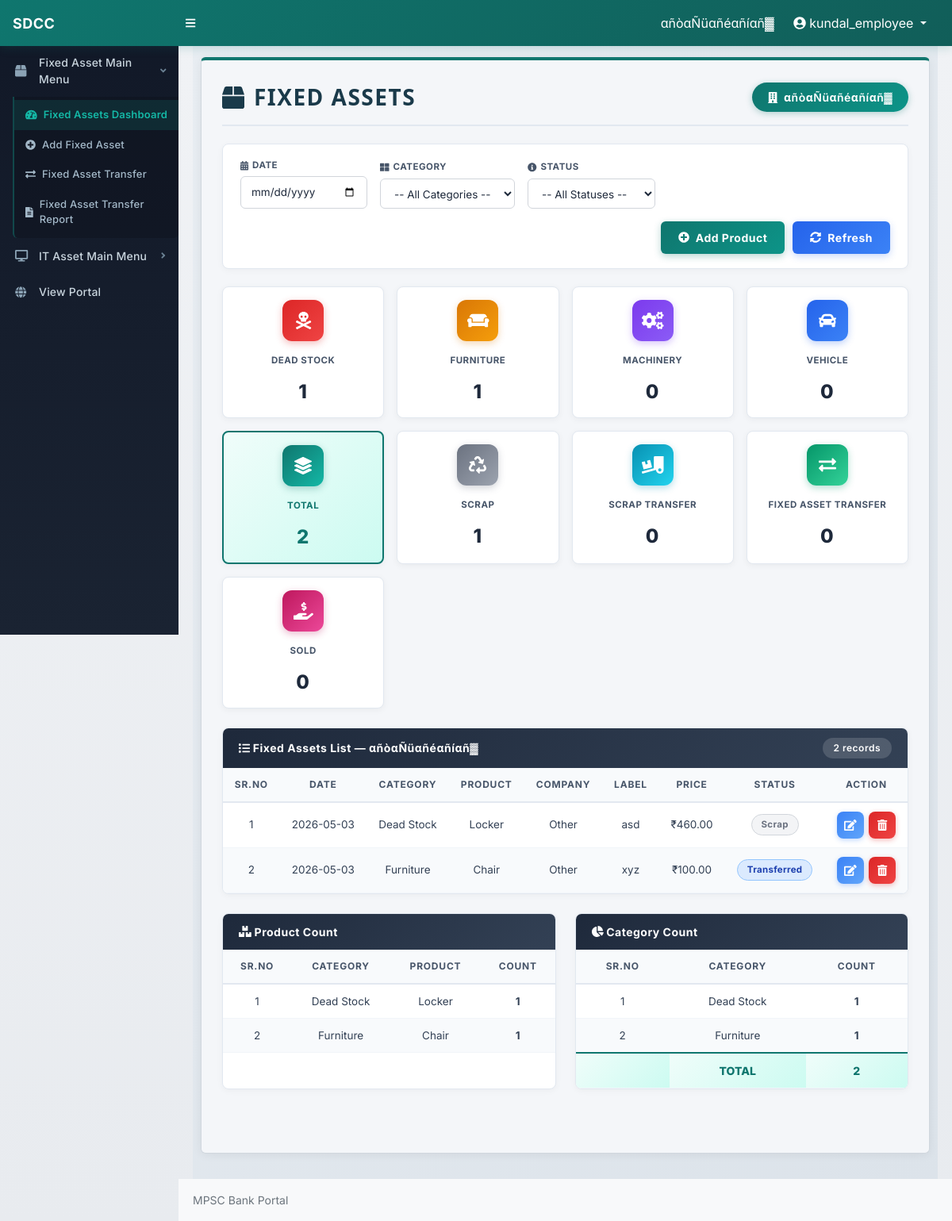
Screenshot of /fixed-assets.php (signed in) with the database file from the repository.
### tables this page shows
CREATE TABLE `fixed_assets` (
  `id` int(11) NOT NULL AUTO_INCREMENT,
  `date` date DEFAULT NULL,
  `branch` varchar(255) DEFAULT NULL,
  `category` varchar(100) DEFAULT NULL,
  `product` varchar(255) DEFAULT NULL,
  `company` varchar(255) DEFAULT NULL,
  `rate` decimal(10,2) DEFAULT NULL,
  `quantity` int(11) DEFAULT NULL,
  `amount` decimal(10,2) DEFAULT NULL,
  `serial_no` varchar(255) DEFAULT NULL,
  `label` varchar(255) DEFAULT NULL,
  `status` varchar(100) DEFAULT 'Available',
  `created_at` datetime DEFAULT current_timestamp(),
  PRIMARY KEY (`id`)
);

### fixed-assets.php (the view, shortened to what the rows shown need)
<?php
include_once('./includes/config.php');
$branch = $_SESSION['branch_name'];
$whereClauses = ["branch = ?"];
$params = [$branch];
$types  = "s";
$whereSQL = implode(" AND ", $whereClauses);
$stmtList = mysqli_prepare($con, "SELECT id, date, category, product, company, label, amount, status FROM fixed_assets WHERE $whereSQL ORDER BY id DESC");
mysqli_stmt_bind_param($stmtList, $types, ...$params);
mysqli_stmt_execute($stmtList);
$assetList = mysqli_stmt_get_result($stmtList);
?>
<!DOCTYPE html>
<html lang="en">
<head>
    <link href="./css/styles.css" rel="stylesheet" />
    <link href="./css/custom.css" rel="stylesheet" />
    <link href="./css/fixed-assets.css?v=1" rel="stylesheet" />
</head>
<body class="sb-nav-fixed">
    <div id="layoutSidenav">
        <div id="layoutSidenav_content">
            <main>
                <div class="container-fluid px-3">
                    <div class="fa-page">
                        <div class="fa-panel">
                            <div class="fa-header">
                                <h1 class="fa-title"><i class="fas fa-box"></i> FIXED ASSETS</h1>
                            </div>
                            <div class="fa-table-wrap" id="printableArea">
                                <div class="fa-table-scroll">
                                    <table class="fa-table" id="faMainTable">
                                        <thead>
                                            <tr>
                                                <th>Sr.No</th>
                                                <th>Date</th>
                                                <th>Category</th>
                                                <th>Product</th>
                                                <th>Company</th>
                                                <th>Label</th>
                                                <th>Price</th>
                                                <th>Status</th>
                                                <th class="no-print">Action</th>
                                            </tr>
                                        </thead>
                                        <tbody>
                                            <?php
                                            $sr = 1;
                                            if ($assetList && mysqli_num_rows($assetList) > 0) {
                                                while ($asset = mysqli_fetch_assoc($assetList)) {
                                                    $statusClass = '';
                                                    switch ($asset['status']) {
                                                        case 'Transferred':
                                                            $statusClass = 'fa-status-transferred';
                                                            break;
                                                        case 'Scrap':
                                                            $statusClass = 'fa-status-scrap';
                                                            break;
                                                    }
                                            ?>
                                                    <tr>
                                                        <td><?php echo $sr++; ?></td>
                                                        <td><?php echo htmlspecialchars($asset['date']); ?></td>
                                                        <td><?php echo htmlspecialchars($asset['category']); ?></td>
                                                        <td><?php echo htmlspecialchars($asset['product']); ?></td>
                                                        <td><?php echo htmlspecialchars($asset['company'] ?? '—'); ?></td>
                                                        <td><?php echo htmlspecialchars($asset['label'] ?? '—'); ?></td>
                                                        <td>₹<?php echo number_format((float)$asset['amount'], 2); ?></td>
                                                        <td>
                                                            <span class="fa-status-badge <?php echo $statusClass; ?>">
                                                                <?php echo htmlspecialchars($asset['status']); ?>
                                                            </span>
                                                        </td>
                                                        <td class="no-print">
                                                            <div class="fa-action-cell">
                                                                <a href="edit-fixed-asset.php?id=<?php echo $asset['id']; ?>" class="fa-edit-btn" title="Edit">
                                                                    <i class="fas fa-edit"></i>
                                                                </a>
                                                                <button type="button" class="fa-delete-btn" title="Delete"
                                                                    onclick="confirmDelete(<?php echo $asset['id']; ?>)">
                                                                    <i class="fas fa-trash-alt"></i>
                                                                </button>
                                                            </div>
                                                        </td>
                                                    </tr>
                                            <?php
                                                }
                                            } ?>
                                        </tbody>
                                    </table>
                                </div>
                            </div>
                            <div class="fa-tables-row">
                                <div class="fa-table-wrap">
                                    <div class="fa-table-scroll">
                                        <table class="fa-table" id="faProductTable">
                                            <thead>
                                                <tr>
                                                    <th>Sr.No</th>
                                                    <th>Category</th>
                                                    <th>Product</th>
                                                    <th>Count</th>
                                                </tr>
                                            </thead>
                                        </table>
                                    </div>
                                </div>
                                <div class="fa-table-wrap">
                                    <div class="fa-table-scroll">
                                        <table class="fa-table" id="faCategoryTable">
                                            <thead>
                                                <tr>
                                                    <th>Sr.No</th>
                                                    <th>Category</th>
                                                    <th>Count</th>
                                                </tr>
                                            </thead>
                                        </table>
                                    </div>
                                </div>
                            </div>
                        </div>
                    </div>
                </div>
            </main>
        </div>
    </div>
</body>
</html>

### rows the page displays
fixed_assets: date "2026-05-03", category "Dead Stock", product "Locker", company "Other", label "asd", amount "460.00", status "Scrap"
fixed_assets: date "2026-05-03", category "Furniture", product "Chair", company "Other", label "xyz", amount "100.00", status "Transferred"

### other values shown
$_SESSION['branch_name'] "αñòαÑüαñéαñíαñ▓"
$_SESSION['login'] "kundal_employee"
$branch "αñòαÑüαñéαñíαñ▓"
$blockName "DEAD STOCK"
$cnt "1"
$blockName "FURNITURE"
$blockName "MACHINERY"
$cnt "0"
$blockName "VEHICLE"
$blockName "TOTAL"
$cnt "2"
$blockName "SCRAP"
$blockName "SCRAP TRANSFER"
$blockName "FIXED ASSET TRANSFER"
$blockName "SOLD"
